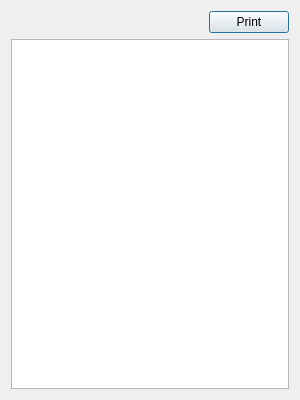
<?xml version="1.0" encoding="UTF-8"?>
<ui version="4.0">
 <class>Dialog</class>
 <widget class="QDialog" name="Dialog">
  <property name="geometry">
   <rect>
    <x>0</x>
    <y>0</y>
    <width>300</width>
    <height>400</height>
   </rect>
  </property>
  <property name="windowTitle">
   <string>Dialog</string>
  </property>
  <layout class="QVBoxLayout" name="verticalLayout" stretch="2,20">
   <item>
    <layout class="QHBoxLayout" name="horizontalLayout">
     <item>
      <spacer name="horizontalSpacer">
       <property name="orientation">
        <enum>Qt::Horizontal</enum>
       </property>
       <property name="sizeHint" stdset="0">
        <size>
         <width>40</width>
         <height>20</height>
        </size>
       </property>
      </spacer>
     </item>
     <item>
      <widget class="QPushButton" name="bt_print">
       <property name="text">
        <string>Print</string>
       </property>
      </widget>
     </item>
    </layout>
   </item>
   <item>
    <widget class="QTextBrowser" name="tb_bill"/>
   </item>
  </layout>
 </widget>
 <resources/>
 <connections/>
</ui>
